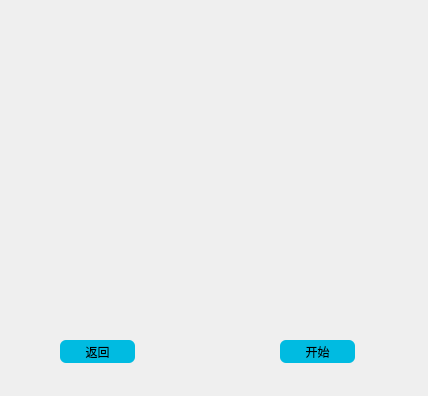
<?xml version="1.0" encoding="UTF-8"?>
<ui version="4.0">
 <class>Dialog1</class>
 <widget class="QDialog" name="Dialog1">
  <property name="geometry">
   <rect>
    <x>0</x>
    <y>0</y>
    <width>428</width>
    <height>396</height>
   </rect>
  </property>
  <property name="windowTitle">
   <string>拼图1</string>
  </property>
  <property name="styleSheet">
   <string notr="true">QPushButton{
border-radius: 6px;
background-color:rgb(0,187,225);
}
QDialog{
background-color:rbg(170,0,255);
}</string>
  </property>
  <widget class="QPushButton" name="pushButton">
   <property name="geometry">
    <rect>
     <x>60</x>
     <y>340</y>
     <width>75</width>
     <height>23</height>
    </rect>
   </property>
   <property name="text">
    <string>返回</string>
   </property>
  </widget>
  <widget class="QPushButton" name="pushButton_2">
   <property name="geometry">
    <rect>
     <x>280</x>
     <y>340</y>
     <width>75</width>
     <height>23</height>
    </rect>
   </property>
   <property name="text">
    <string>开始</string>
   </property>
  </widget>
  <widget class="QWidget" name="gridLayoutWidget">
   <property name="geometry">
    <rect>
     <x>0</x>
     <y>0</y>
     <width>421</width>
     <height>331</height>
    </rect>
   </property>
   <layout class="QGridLayout" name="gridLayout"/>
  </widget>
 </widget>
 <resources/>
 <connections/>
</ui>
